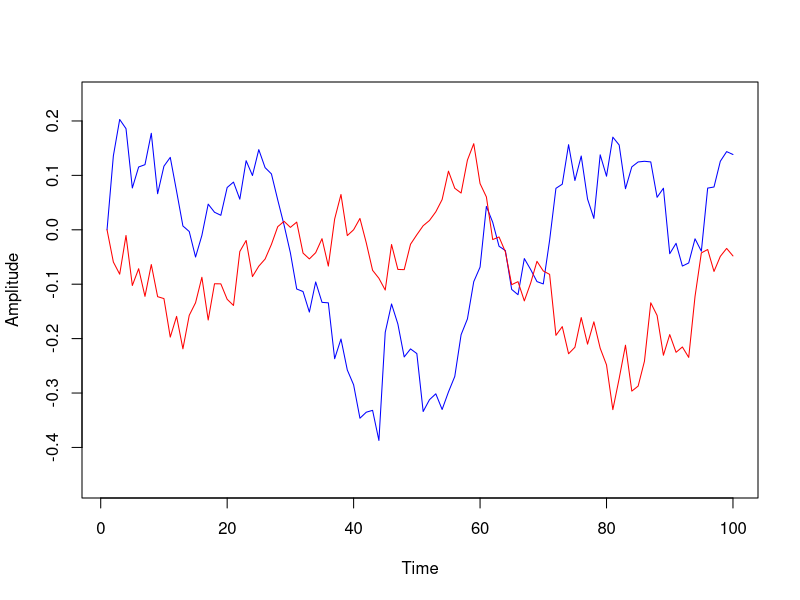
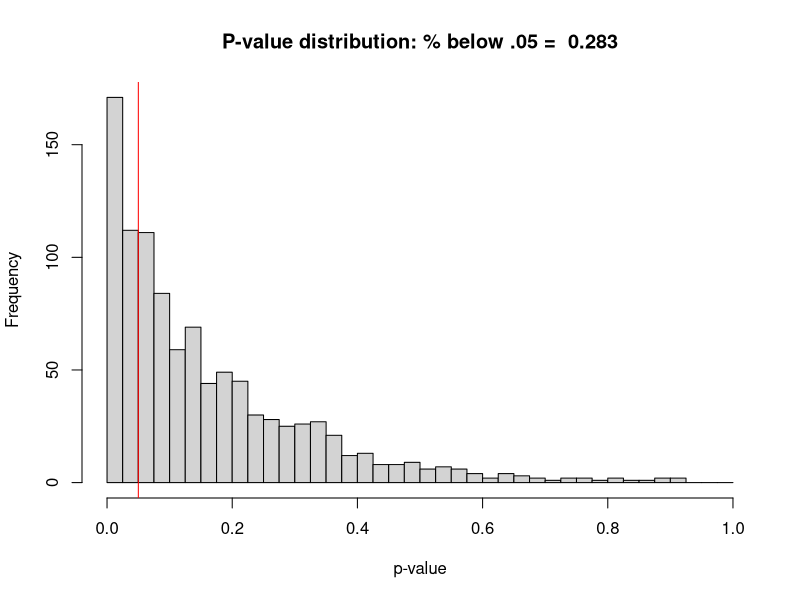

Here is the R script that generated these plots, in order:

# Double dipping
# DVM Bishop
# 29th March 2017

# See: Kriegeskorte, N., Simmons, W. K., Bellgowan, P. S. F., & Baker, C. I. (2009).
# Circular analysis in systems neuroscience: the dangers of double dipping. 
# Nature Neuroscience, 12(5), 535-540. doi:http://www.nature.com/neuro/journal/v12/n5/suppinfo/nn.2303_S1.html

setwd('/Users/dorothybishop/Dropbox/BBSRC_STARS/Bishop')
plot.new() #initialise new graphics window

# We will simulate data from a single electrode in two conditions, A and B
# in an electrophysiological experiment measuring event-related activity over time
# We want to see whether A and B lead to different waveforms

# Double dipping refers to the situation where the same data is used
# both to identify an effect of interest and to evaluate it.
# Here we will first inspect the waveforms to identify the point at which
# there is maximum divergence of the A vs B waveforms, and then
# do a test to see if the mean waveform difference at that point differs from zero.
options(scipen=999) #http://stackoverflow.com/questions/25946047/how-to-prevent-scientific-notation-in-r
#----------------------------------------------------------------------------------
# We will simulate data to form a time series
# This first part of the script just demonstrates how this works.
# An easy way to simulate a time series is to base each point on the previous point
# with a random number added. Here's an example that generates 2 time series

mytimepts<-100
myautocorrindex<-.95 #determines how similar each point is to preceding point
mynum<-matrix(rep(0,mytimepts*2),ncol=2) #initialise a matrix with 2 columns of zeros
 for (i in 2:mytimepts){
   mynum[i,1]<- myautocorrindex*mynum[(i-1),1]+(1-myautocorrindex)*rnorm(1) #rnorm generates a random normal deviate
   mynum[i,2]<- myautocorrindex*mynum[(i-1),2]+(1-myautocorrindex)*rnorm(1) #rnorm generates a random normal deviate
 #each point in the series is 95% of value of prior point, plus .05 times a random zscore
 }
#We'll now look at the two columns we've created; axes are labelled as if this is an ERP signal
plot(mynum[,1],pch=NA,xlab='Time',ylab='Amplitude',ylim=range(mynum*1.2))
lines(mynum[,1],col='blue')
lines(mynum[,2],col='red')

# If you repeatedly run the above section of code, you'll see how common it is for two randomly
# generated time series to diverge at some point.

# Can you predict what would change if you altered myautocorrindex to .5. Or made it zero?
# Try it and see.
#----------------------------------------------------------------------------------

# Now we'll simulate a whole set of waveforms corresponding to a collection of subjects
mynSims<-1000 #To start with , you can set mynSims to 1, to just simulate one dataset, but once you understand the script
           # we can increase mynSims to go on to repeatedly simulate data and look at p-values
sumtable<-matrix(rep(NA,mynSims*4),nrow=mynSims) #initialise matrix to hold summary results with NA 
colnames(sumtable)<-c('Run','meandiff','t','p')


for (k in 1: mynSims){
#Now we will generate similar series for myNsub subjects
#We'll create a 3D array to hold the data
#The dimensions are Subject, Timepoint, A/B/difference
myNsub<-10

myarray<- array(0, dim=c(myNsub,mytimepts,3)) #3rd dimension used to hold 3 values: series for A, B and difference A-B
 for (j in 1:myNsub){
  for (i in 2:mytimepts){
  myarray[j,i,1]<- myautocorrindex*myarray[j,(i-1),1]+(1-myautocorrindex)*rnorm(1) #rnorm generates a random normal deviate
  myarray[j,i,2]<- myautocorrindex*myarray[j,(i-1),2]+(1-myautocorrindex)*rnorm(1) #rnorm generates a random normal deviate
  #For each subject, generates 2 autocorrelated series, as above
  myarray[j,i,3]<-myarray[j,i,1]-myarray[j,i,2] #difference bewteen A and B
  }
 }
mymeandiff<-apply(myarray[,,3],2,mean) #mean amplitude x time in the A-B wave, averaged across subjects

mypeak<-max(mymeandiff) #find peak in grand average A-B waveform
# We'll use the peak difference to define the window for analysis
mypt<-which(mymeandiff==mypeak) #find timepoint containing peak

mypeakvector<-myarray[,mypt,3]

myt<-t.test(mypeakvector,mu=0)


 sumtable[k,1]<-k
 sumtable[k,2]<-myt$estimate
 sumtable[k,3]<-myt$statistic
 sumtable[k,4]<-myt$p.value
}
# Uncomment the next 2 lines to plot the difference wave from the final simulated dataset
# plot(mymeandiff,pch=NA,xlab='Time',ylab='Amplitude',main='Difference wave')
# lines(mymeandiff,col='blue')
fpr<-length(which(sumtable[,4]<.05))/mynSims

#Now plot the histogram showing obtained p-values
mytitle<-paste('P-value distribution: % below .05 = ',fpr)
mybreaks=seq(0,1,.025)
hist(sumtable[,4],breaks=mybreaks,main=mytitle,xlab='p-value')
abline(v=.05, col="red")

# What should this distribution look like if we did not have double-dipping, 
# given that there is no true difference between groups?

# You can test that by prespecifying a value of mypt.
# E.g. add a new line after line 75 : mypt <- 50 : rerun and compare


  # This work is licensed under a Creative Commons Attribution-NonCommercial-ShareAlike 4.0 International License. https://creativecommons.org/licenses/by-nc-sa/4.0/
  